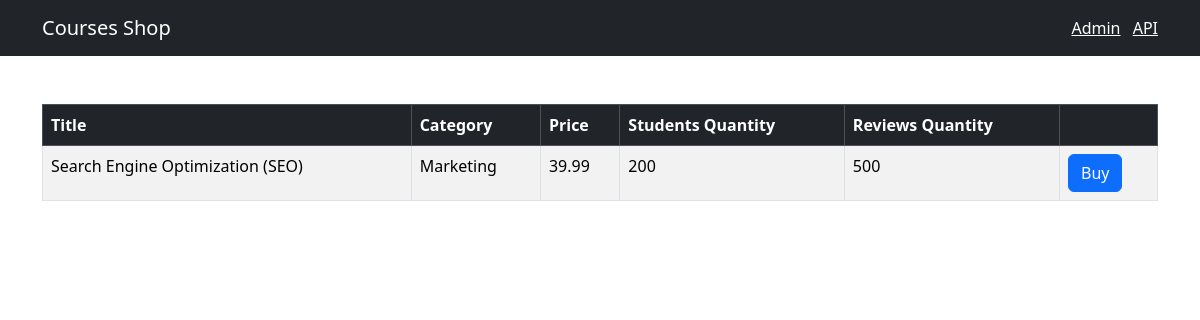
Screenshot of /9 with the database file from the repository.
### shop/models.py (models this page shows, shortened)
class Course(models.Model):
    title = models.CharField(max_length=300)
    price = models.FloatField()
    students_qty = models.IntegerField()
    reviews_qty = models.IntegerField()
    category = models.ForeignKey(Category, on_delete=models.CASCADE)
    created_at = models.DateTimeField(default=timezone.now)

class Category(models.Model):
    title = models.CharField(max_length=255)
    created_at = models.DateTimeField(default=timezone.now)
    def __str__(self):
        return self.title

### shop/views.py (the view)
# urls.py: path('<int:course_id>', views.single_course, name='single_course'),
def single_course(request, course_id):
        course = get_object_or_404(Course, pk=course_id)
        return render(request, 'shop/single_course.html', {'course': course})

### templates/shop/single_course.html (shortened to what this page needs)
{% extends "base.html" %}
{% block my_content %}
<table class="table mt-5 table-bordered table-striped table-hover">
    <thead class="table-dark">
        <tr>
            <th>Title</th>
            <th>Category</th>
            <th>Price</th>
            <th>Students Quantity</th>
            <th>Reviews Quantity</th>
            <th></th>
        </tr>
    </thead>
    <tbody>
        <tr>
            <td>{{ course.title }}</td>
            <td>{{ course.category }}</td>
            <td>{{ course.price }}</td>
            <td>{{ course.students_qty }}</td>
            <td>{{ course.reviews_qty }}</td>
            <td><button class="btn btn-primary">Buy</button></td>
        </tr>
    </tbody>
</table>
{% endblock %}

### rows the page displays
Course: title "Search Engine Optimization (SEO)", category "Marketing", price "39.99", students_qty "200", reviews_qty "500"
